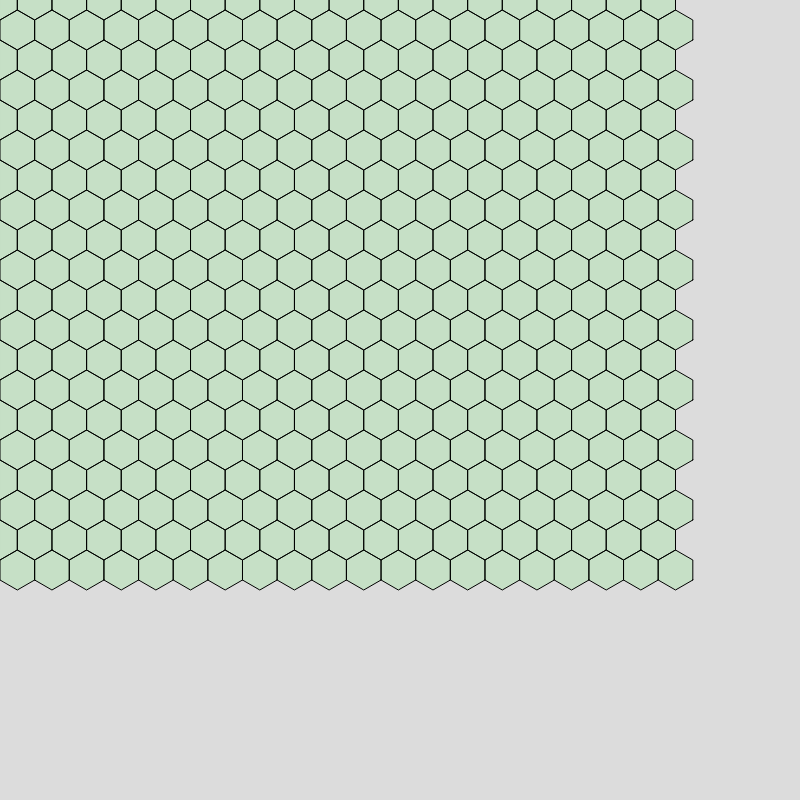
Frame 1 (no input)
Frame 60 (no input): identical to frame 1, image omitted
Frame 120 (the mouse pressed at the canvas centre since frame 60): identical to frame 1, image omitted

The p5.js sketch that drew this single still picture (run headless with seeded random() and noise() and a simulated clock; from frame 60 on, the mouse is pressed at the canvas centre):

// p5.js sketch
// ── sketch.js
size = 20;
w = size * Math.sqrt(3);
h = size * 2;
canvasDiag = 20;

class hex{
  constructor(x,y,size){
    this.x = x;
    this.y = y;
    this.size = size;
  }
  show(){
    fill('rgba(0,255,0, 0.1)');
    //rect(this.x, this.y, w, h)
    polygon(this.x, this.y, size, 6);
  }
}

class hexGrid{
  constructor(){
    this.hexes = [];
    for (var i = 0; i < canvasDiag; i++){
      this.hexes[i] = [];
    }
  }
  newHex(row,col,tempX,tempY,tempSize){
    var hexSing = new hex(tempX,tempY,tempSize);
    this.hexes[row][col] = hexSing;
    this.hexes[row][col].show();
  }
}
  

function setup() {
  createCanvas(800, 800);
  theGrid = new hexGrid();
}

function draw() {
  background(220);
  for (i = 0; i < canvasDiag; i++){
    for (j = 0; j <canvasDiag; j++){
      if (j % 2 == 0){
        theGrid.newHex(i, j, i * w, j * h * 0.75, w, h)
          }else{
            theGrid.newHex(i, j, (0.5 * w) + i * w, j * h * 0.75, w, h)
          }
    }
  }
}

function polygon(x, y, radius, npoints) {
  let angle = TWO_PI / npoints;
  beginShape();
  for (let a = (PI/6); a < TWO_PI; a += angle) {
    let sx = x + cos(a) * radius;
    let sy = y + sin(a) * radius;
    vertex(sx, sy);
  }
  endShape(CLOSE);
}
